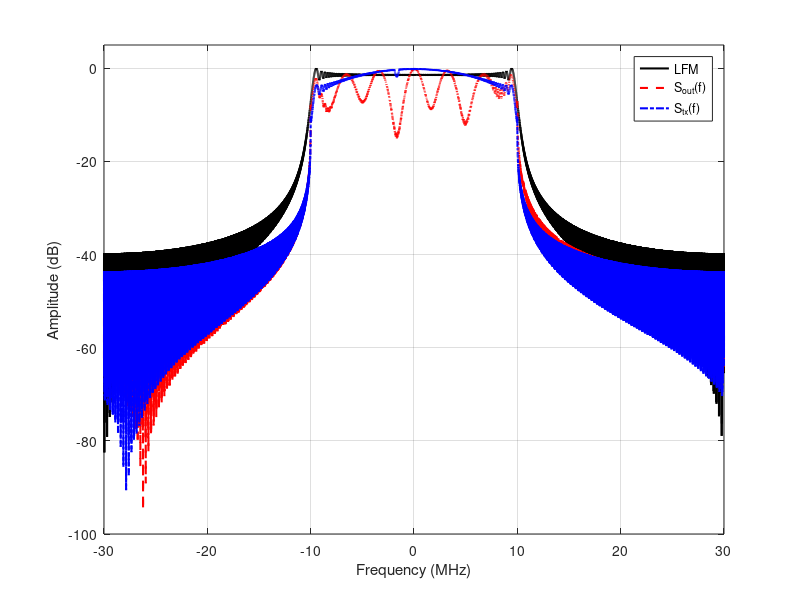
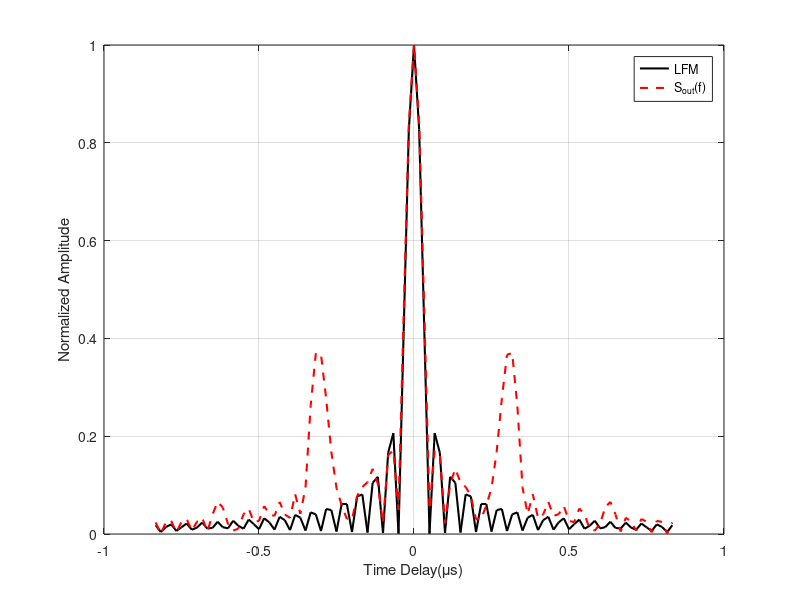
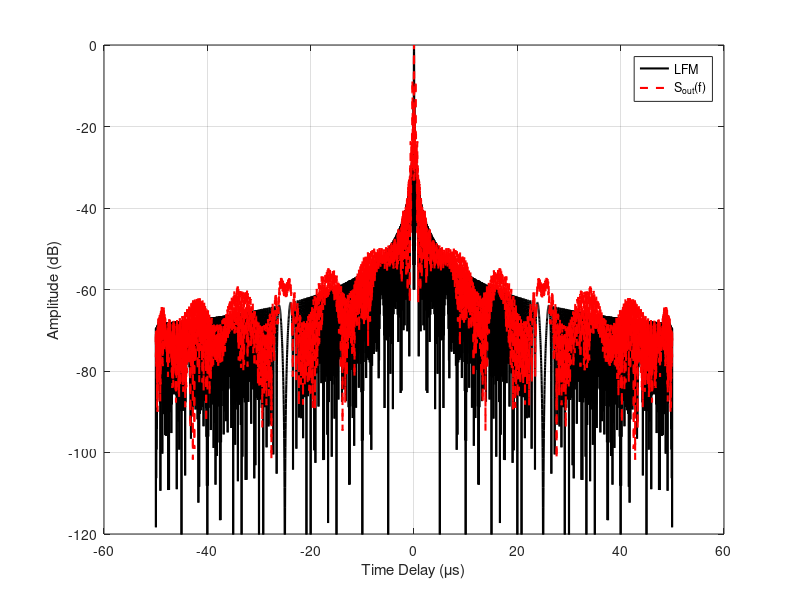
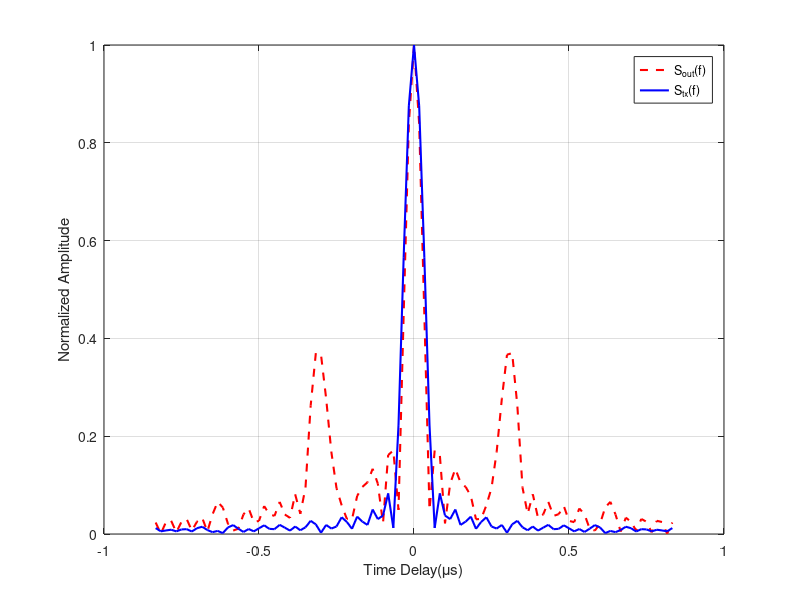

The MATLAB script that drew these images, in order: (Note: this script raises an error after producing the figures.)
clc;clear;close all;

%% 发射端LFM预补偿算法
clear; close all; clc;

%% 步骤0: 仿真参数设置
% 雷达参数
B = 20e6;               % 带宽: 20 MHz
T_pulse = 50e-6;        % 脉宽: 50 μs
fs = 60e6;              % 采样率: 60 MHz

% 处理参数
N_pulse = round(T_pulse * fs);      % 脉冲内采样点数
N_fft = 2^nextpow2(N_pulse * 8);    % FFT点数（8倍过采样）
freq = (-N_fft/2:N_fft/2-1) * (fs/N_fft);  % 频率轴

% 补偿参数
alpha_reg = 1e-2;       % 正则化因子系数（增大了）
A_max = 4.0;            % 最大增益限制（适当增大）

% 显示参数
f_center_idx = find(abs(freq)<=B/2);

%% 步骤0.1: 生成增强的系统频率响应 H[k]
% 增强幅度响应：更大的波动和不平坦度
H_mag = zeros(N_fft, 1);
H_mag(f_center_idx) = 0.7 + 0.4*cos(2*pi*freq(f_center_idx)/B*6) .* ...
                      exp(-(freq(f_center_idx)/(0.5*B)).^2) + ...
                      0.1*sin(2*pi*freq(f_center_idx)/B*3);

% 增强相位响应：更大的非线性相位失真
H_phase = zeros(N_fft, 1);
H_phase(f_center_idx) = 0.4*pi*(freq(f_center_idx)/B).^3 + ...
                        0.3*pi*sin(2*pi*freq(f_center_idx)/B*5) + ...
                        0.05*pi*(freq(f_center_idx)/B).^2;

% 组合成复数频率响应
H_k = H_mag .* exp(1j*H_phase);
H_k = fftshift(H_k);  % 转换为MATLAB的FFT顺序

%% 步骤1: 生成理想LFM信号及其频谱
% 生成时域LFM信号
t = (-N_pulse/2:N_pulse/2-1)' / fs;
k_chirp = B / T_pulse;  % 调频率
s_lfm = exp(1j * pi * k_chirp * t.^2);  % 基带LFM

% 过采样并补零到FFT长度
s_lfm_padded = zeros(N_fft, 1);
s_lfm_padded(1:N_pulse) = s_lfm;

% 计算LFM频谱
S_LFM_k = fft(s_lfm_padded, N_fft);

% 设置目标参考频谱 R[k]（使用未加权的理想LFM频谱）
R_k = S_LFM_k;

%% 步骤2: 计算发射端预补偿谱（幅度+相位全补偿）
% 计算正则化项：使用均值而不是最大值，更稳定
epsilon = alpha_reg * mean(abs(H_k .* S_LFM_k));

% 核心补偿公式：G_tx[k] = R[k] / (H[k] * S_LFM[k] + ε)
G_tx_k = R_k ./ (H_k .* S_LFM_k + epsilon);

% 幅度限制：防止过高的增益导致PA饱和
G_tx_mag = abs(G_tx_k);
max_G = max(G_tx_mag);
if max_G > A_max
    G_tx_k = G_tx_k ./ max(1, G_tx_mag/A_max);
end

%% 步骤3: 频域窗/带宽约束 - 使用矩形窗
% 创建海明窗：带宽内为1，带宽外为0
f_idx = find(abs(freq)<=B);
%创建海明窗
hamming_window = zeros(N_fft, 1);
% 生成对应带宽长度的海明窗（仅在LFM信号带宽内施加海明窗，带宽外为0）
hamming_win_local = hamming(length(f_idx));  % 生成局部海明窗
hamming_window(f_idx) = hamming_win_local;   % 填充到频域对应位置
W_k = fftshift(hamming_window);      % 转换为FFT顺序
% 应用海明窗
G_tx_k_windowed = G_tx_k .* W_k;

%% 步骤4: 形成发射频谱并IFFT回时域
% 应用预补偿：S_tx[k] = S_LFM[k] * G_tx[k] * W[k]
S_tx_k = S_LFM_k .* G_tx_k_windowed;

% IFFT得到时域信号
s_tx_time = ifft(S_tx_k, N_fft);

% 截取有效部分（保留原始脉冲长度）
s_tx_pulse = s_tx_time(1:N_pulse);

% 能量归一化（而不是幅度归一化）
s_tx_pulse = s_tx_pulse / sqrt(sum(abs(s_tx_pulse).^2));

%% 步骤5: 准备对比信号（统一能量归一化）
% 情况1: 理想LFM（作为参考基准）
s_ideal = s_lfm / sqrt(sum(abs(s_lfm).^2));

% 情况2: 原始LFM经过系统H（无预补偿）
S_LFM_full = fft(s_lfm_padded, N_fft);
S_with_H = S_LFM_full .* H_k;  % 经过系统响应
s_with_H_time = ifft(S_with_H, N_fft);
s_with_H = s_with_H_time(1:N_pulse);
s_with_H = s_with_H / sqrt(sum(abs(s_with_H).^2));

% 情况3: 预补偿LFM经过系统H（有预补偿）
S_tx_full = fft(s_tx_time, N_fft);  % 预补偿信号频谱
S_tx_with_H = S_tx_full .* H_k;  % 经过系统响应
s_tx_with_H_time = ifft(S_tx_with_H, N_fft);
s_tx_with_H = s_tx_with_H_time(1:N_pulse);
s_tx_with_H = s_tx_with_H / sqrt(sum(abs(s_tx_with_H).^2));

%% 步骤6: 自相关分析
% 计算自相关函数
t_corr = (-N_pulse+1:N_pulse-1) / fs * 1e6;  % 微秒

% 计算三种情况的自相关
auto_corr_ideal = xcorr(s_ideal, s_ideal);
auto_corr_no_comp = xcorr(s_with_H, s_with_H);
auto_corr_with_comp = xcorr(s_tx_with_H, s_tx_with_H);

% 归一化自相关（能量归一化）
auto_corr_ideal = auto_corr_ideal / max(abs(auto_corr_ideal));
auto_corr_no_comp = auto_corr_no_comp / max(abs(auto_corr_no_comp));
auto_corr_with_comp = auto_corr_with_comp / max(abs(auto_corr_with_comp));

% 转换为dB显示
auto_corr_ideal_db = 20*log10(abs(auto_corr_ideal) + 1e-10);
auto_corr_no_comp_db = 20*log10(abs(auto_corr_no_comp) + 1e-10);
auto_corr_with_comp_db = 20*log10(abs(auto_corr_with_comp) + 1e-10);

center_idx = ceil(length(t_corr)/2);
range_idx = center_idx-50:center_idx+50;
%% 步骤7: 综合性能分析
% 频域对比
figure(1);
s_ideal_padded = zeros(N_fft, 1);
s_ideal_padded(1:N_pulse) = s_ideal;
S_ideal_mag = fftshift(abs(fft(s_ideal_padded, N_fft)));

s_with_H_padded = zeros(N_fft, 1);
s_with_H_padded(1:N_pulse) = s_with_H;
S_no_comp_mag = fftshift(abs(fft(s_with_H_padded, N_fft)));

s_tx_with_H_padded = zeros(N_fft, 1);
s_tx_with_H_padded(1:N_pulse) = s_tx_with_H;
S_with_comp_mag = fftshift(abs(fft(s_tx_with_H_padded, N_fft)));

plot(freq/1e6, 20*log10(S_ideal_mag/max(S_ideal_mag)), 'k-', 'LineWidth', 1.5); hold on;
plot(freq/1e6, 20*log10(S_no_comp_mag/max(S_no_comp_mag)), 'r--', 'LineWidth', 1.5);
plot(freq/1e6, 20*log10(S_with_comp_mag/max(S_with_comp_mag)), 'b-.', 'LineWidth', 1.5);
xlim([-B/1e6*1.5, B/1e6*1.5]); ylim([-100, 5]);
xlabel('Frequency (MHz)'); ylabel('Amplitude (dB)');
legend('LFM', 'S_{out}(f)', 'S_{tx}(f)', 'Location', 'best');
grid on;

% 理想和无补偿自相关
% 归一化
figure(2);
plot(t_corr(range_idx), abs(auto_corr_ideal(range_idx)), 'k-', 'LineWidth', 1.5); hold on;
plot(t_corr(range_idx), abs(auto_corr_no_comp(range_idx)), 'r--', 'LineWidth', 1.5);
xlabel('Time Delay(μs)'); ylabel('Normalized Amplitude');
legend('LFM', 'S_{out}(f)', 'Location', 'best');
grid on;

% 对数
figure(3)
plot(t_corr, auto_corr_ideal_db, 'k-', 'LineWidth', 1.5); hold on;
plot(t_corr, auto_corr_no_comp_db, 'r--', 'LineWidth', 1.5);
xlabel('Time Delay (μs)'); ylabel('Amplitude (dB)');
legend('LFM', 'S_{out}(f)', 'Location', 'best');
grid on;
ylim([-120, 0]);

% 预补偿和无补偿自相关
% 归一化
figure(4);
plot(t_corr(range_idx), abs(auto_corr_no_comp(range_idx)), 'r--', 'LineWidth', 1.5);hold on;
plot(t_corr(range_idx), abs(auto_corr_with_comp(range_idx)), 'b-', 'LineWidth', 1.5);
xlabel('Time Delay(μs)'); ylabel('Normalized Amplitude');
legend( 'S_{out}(f)', 'S_{tx}(f)', 'Location', 'best');
grid on;

% 对数
figure(5);
plot(t_corr, auto_corr_no_comp_db, 'r--', 'LineWidth', 1.5); hold on;
plot(t_corr, auto_corr_with_comp_db, 'b-', 'LineWidth', 1.5);
xlabel('Time Delay (μs)'); ylabel('Amplitude (dB)');
legend(  'S_{out}(f)', 'S_{tx}(f)', 'Location', 'best');
grid on;
ylim([-120, 0]);

figure(6);
plot(t*1e6, real(s_ideal), 'k-', 'LineWidth', 1.5); hold on;
plot(t*1e6, real(s_with_H), 'r--', 'LineWidth', 1.5);
xlabel('Time (μs)'); ylabel('Amplitude');
legend('LFM', 'S_{out}(f)', 'Location', 'best');
grid on;

figure(7);
plot(freq/1e6, 20*log10(S_ideal_mag/max(S_ideal_mag)), 'k-', 'LineWidth', 1.5); hold on;
plot(freq/1e6, 20*log10(S_no_comp_mag/max(S_no_comp_mag)), 'r--', 'LineWidth', 1.5);
xlim([-B/1e6*1.5, B/1e6*1.5]);ylim([-50, 0]);
xlabel('Frequency (MHz)'); ylabel('Amplitude (dB)');
legend('LFM', 'S_{out}(f)', 'Location', 'best');
grid on;

figure(8);
plot(t_corr(range_idx), abs(auto_corr_ideal(range_idx)), 'k-', 'LineWidth', 1.5); hold on;
plot(t_corr(range_idx), abs(auto_corr_no_comp(range_idx)), 'r--', 'LineWidth', 1.5);
plot(t_corr(range_idx), abs(auto_corr_with_comp(range_idx)), 'b-.', 'LineWidth', 1.5);
xlabel('Time Delay(μs)'); ylabel('Normalized Amplitude');
legend('LFM', 'S_{out}(t)', 'S_{tx}(t)', 'Location', 'best');
grid on;

figure(9);
plot(freq/1e6, unwrap(angle(fftshift(fft(s_ideal_padded, N_fft)))), 'k-', 'LineWidth', 1.5); hold on;
plot(freq/1e6, unwrap(angle(fftshift(fft(s_with_H_padded, N_fft)))), 'r--', 'LineWidth', 1.5);
plot(freq/1e6, unwrap(angle(fftshift(fft(s_tx_with_H_padded, N_fft)))), 'b-.', 'LineWidth', 1.5);
xlim([-B/1e6*1.5, B/1e6*1.5]);
xlabel('Frequency (MHz)'); ylabel('Phase (rad)');
legend('LFM', 'S_{out}(f)','S_{tx}(f)', 'Location', 'best');
grid on;

figure(10);
plot(freq/1e6, unwrap(angle(fftshift(fft(s_lfm_padded, N_fft)))), 'k-', 'LineWidth', 1.5); hold on;
plot(freq/1e6, unwrap(angle(fftshift(fft(s_with_H_padded, N_fft)))), 'r--', 'LineWidth', 1.5);
xlim([-B/1e6*1.5, B/1e6*1.5]);
xlabel('Frequency (MHz)'); ylabel('Phase (rad)');
legend('LFM', 'S_{out}(f)', 'Location', 'best');
grid on;

%% 步骤8: 传统窗对比（矩形窗/汉宁窗/海明窗/布莱克曼窗）
window_names = {'Rectangular', 'Hann', 'Hamming', 'Blackman'};
num_windows = numel(window_names);

auto_corr_windows_db = zeros(2*N_pulse-1, num_windows);
PSLR_windows = zeros(num_windows, 1);
ISLR_windows = zeros(num_windows, 1);
MW_windows = zeros(num_windows, 1);
PAPR_windows = zeros(num_windows, 1);

for i = 1:num_windows
    % 生成传统窗（频域带宽固定为 B）
    f_idx_win = find(abs(freq) <= B/2);
    win_full = zeros(N_fft, 1);

    switch window_names{i}
        case 'Rectangular'
            local_win = rectwin(length(f_idx_win));
        case 'Hann'
            local_win = hann(length(f_idx_win));
        case 'Hamming'
            local_win = hamming(length(f_idx_win));
        case 'Blackman'
            local_win = blackman(length(f_idx_win));
    end

    win_full(f_idx_win) = local_win;
    W_win = fftshift(win_full);

    % 预补偿 + 加窗 + 系统响应
    S_tx_win = S_LFM_k .* (G_tx_k .* W_win);
    s_tx_win_time = ifft(S_tx_win, N_fft);
    S_with_H_win = fft(s_tx_win_time, N_fft) .* H_k;
    s_with_H_win = ifft(S_with_H_win, N_fft);
    s_with_H_win = s_with_H_win(1:N_pulse);
    s_with_H_win = s_with_H_win / sqrt(sum(abs(s_with_H_win).^2));

    % 自相关
    auto_corr_win = xcorr(s_with_H_win, s_with_H_win);
    auto_corr_win = auto_corr_win / max(abs(auto_corr_win));
    auto_corr_windows_db(:, i) = 20*log10(abs(auto_corr_win) + 1e-10);

    % 统计指标
    center_idx_win = ceil(length(auto_corr_win)/2);
    PSLR_windows(i) = compute_pslr_corrected(auto_corr_win, center_idx_win, fs, B);
    ISLR_windows(i) = compute_islr_corrected(auto_corr_win, center_idx_win, fs, B);
    MW_windows(i) = compute_3db_width_corrected(auto_corr_win, center_idx_win, fs, B);
    PAPR_windows(i) = compute_papr(s_with_H_win);
end

% 传统窗自相关对数对比
figure(11);
plot(t_corr, auto_corr_windows_db(:,1), 'k-', 'LineWidth', 1.3); hold on;
plot(t_corr, auto_corr_windows_db(:,2), 'b--', 'LineWidth', 1.3);
plot(t_corr, auto_corr_windows_db(:,3), 'r-.', 'LineWidth', 1.3);
plot(t_corr, auto_corr_windows_db(:,4), 'm:', 'LineWidth', 1.8);
xlabel('Time Delay (μs)'); ylabel('Amplitude (dB)');
legend(window_names, 'Location', 'best');
grid on; ylim([-120, 0]);
title('Traditional Window Comparison (Autocorrelation, dB)');

% 表格输出（去掉 Figure 12）
window_col = string(window_names(:));
result_tbl = table(window_col, PSLR_windows, ISLR_windows, MW_windows, PAPR_windows, ...
    'VariableNames', {'Window', 'PSLR_dB', 'ISLR_dB', 'MW_us', 'PAPR_dB'});

fprintf('\n=== Traditional Window Comparison Table ===\n');
disp(result_tbl);

%% 修正后的辅助函数
function pslr = compute_pslr_corrected(corr_signal, peak_idx, fs, B)
    % 修正的峰值旁瓣比计算函数
    % 基于主瓣理论宽度定义区域
    % 主瓣宽度 ≈ 1/B，转换为采样点数
    mainlobe_width_samples = ceil(2 * fs / B);  % 取2倍作为安全余量
    
    % 确保边界有效
    mainlobe_start = max(1, peak_idx - mainlobe_width_samples);
    mainlobe_end = min(length(corr_signal), peak_idx + mainlobe_width_samples);
    
    % 创建掩码排除主瓣
    mask = true(length(corr_signal), 1);
    mask(mainlobe_start:mainlobe_end) = false;
    
    % 如果没有旁瓣，返回一个较差的值
    if sum(mask) == 0
        pslr = -5;  % 一个较差的值
        return;
    end
    
    % 计算旁瓣峰值和主瓣峰值
    sidelobe_peak = max(abs(corr_signal(mask)));
    mainlobe_peak = abs(corr_signal(peak_idx));
    
    % 计算PSLR（dB）
    if mainlobe_peak > 0
        pslr = 20*log10(sidelobe_peak / mainlobe_peak);
    else
        pslr = -inf;
    end
end

function islr = compute_islr_corrected(corr_signal, peak_idx, fs, B)
    % 修正的积分旁瓣比计算函数
    % 主瓣宽度 ≈ 1/B，转换为采样点数
    mainlobe_width_samples = ceil(2 * fs / B);  % 取2倍作为安全余量
    
    % 确保边界有效
    mainlobe_start = max(1, peak_idx - mainlobe_width_samples);
    mainlobe_end = min(length(corr_signal), peak_idx + mainlobe_width_samples);
    
    % 主瓣能量
    mainlobe_energy = sum(abs(corr_signal(mainlobe_start:mainlobe_end)).^2);
    
    % 总能量
    total_energy = sum(abs(corr_signal).^2);
    
    % 旁瓣能量 = 总能量 - 主瓣能量
    sidelobe_energy = total_energy - mainlobe_energy;
    
    % 计算ISLR（dB）
    if mainlobe_energy > 0 && sidelobe_energy > 0
        islr = 10*log10(sidelobe_energy / mainlobe_energy);
    else
        islr = -inf;
    end
end

function bw_3db = compute_3db_width_corrected(corr_signal, peak_idx, fs, B)
    % 修正的3dB主瓣宽度计算函数
    corr_mag = abs(corr_signal);
    peak_value = corr_mag(peak_idx);
    
    % 找到3dB点（峰值下降3dB）
    threshold_3db = peak_value / sqrt(2);  % -3dB点
    
    % 向左搜索3dB点
    left_idx = peak_idx;
    step_count = 0;
    max_steps = 100;  % 防止无限循环
    
    while left_idx > 1 && corr_mag(left_idx) >= threshold_3db && step_count < max_steps
        left_idx = left_idx - 1;
        step_count = step_count + 1;
    end
    
    % 向右搜索3dB点
    right_idx = peak_idx;
    step_count = 0;
    
    while right_idx < length(corr_mag) && corr_mag(right_idx) >= threshold_3db && step_count < max_steps
        right_idx = right_idx + 1;
        step_count = step_count + 1;
    end
    
    % 计算宽度（秒）
    width_samples = right_idx - left_idx;
    bw_3db = width_samples / fs * 1e6;  % 转换为微秒
    
    % 如果找不到3dB点或宽度异常，返回理论值
    if bw_3db <= 0 || bw_3db > 100
        bw_3db = 0.886 / B * 1e6;  % 修正后的理论公式
    end
    
    % 确保宽度不会太小
    if bw_3db < 0.01
        bw_3db = 0.886 / B * 1e6;
    end
end

function papr_db = compute_papr(x)
p = abs(x).^2;
papr_db = 10 * log10(max(p) / mean(p));
end
